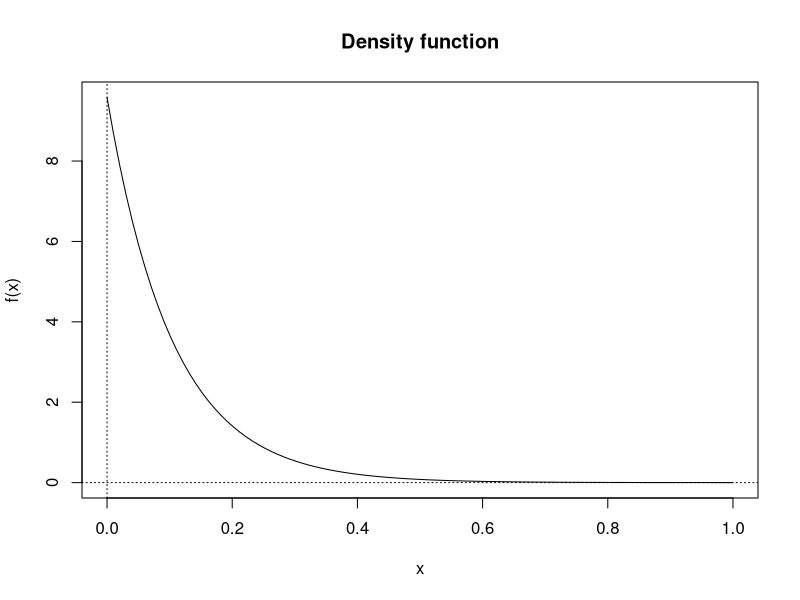

This figure's R source: (Note: this script raises an error after producing the figure.)
#a ----
lambda<-3500

#i
lambda.day<-lambda/365.25

#ii
xval<-seq(0,1,length.out=100)
plot(xval,dexp(xval,lambda.day),main="Density function",xlab="x",ylab="f(x)",type = "l")
abline(h=0,lty=3)
abline(v=0,lty=3)

#iii
pexp(30,lambda.day/24/60)

#iv

qexp(.9,lambda.day)*24
.
#b ----
# average life 11 years
#X is the time before maintenance is needed
mu<-11
lambda <- 1/mu

#i
pexp(5,lambda)

#ii

c.mu<-9
c.lambda<-1/c.mu

pexp(6,c.lambda)

#iii
#our product
1-pexp(15,lambda)
#their product
1-pexp(15,c.lambda)
